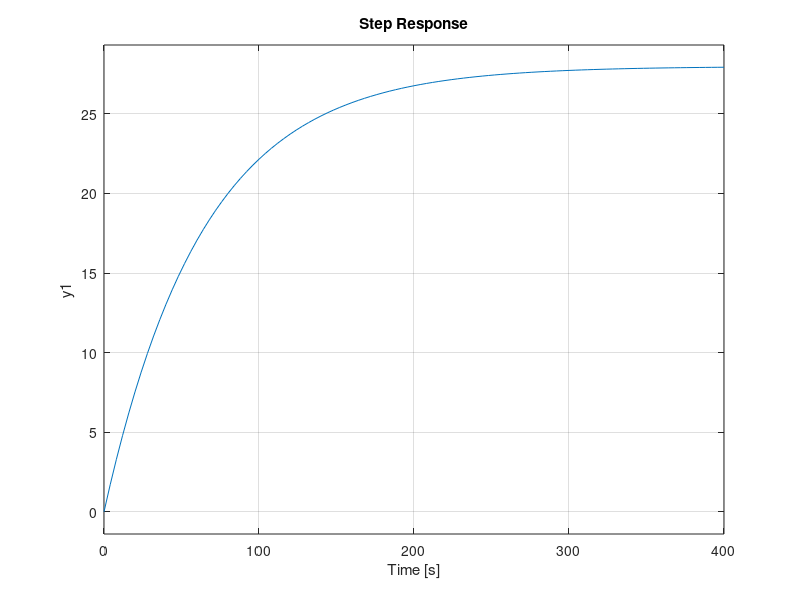
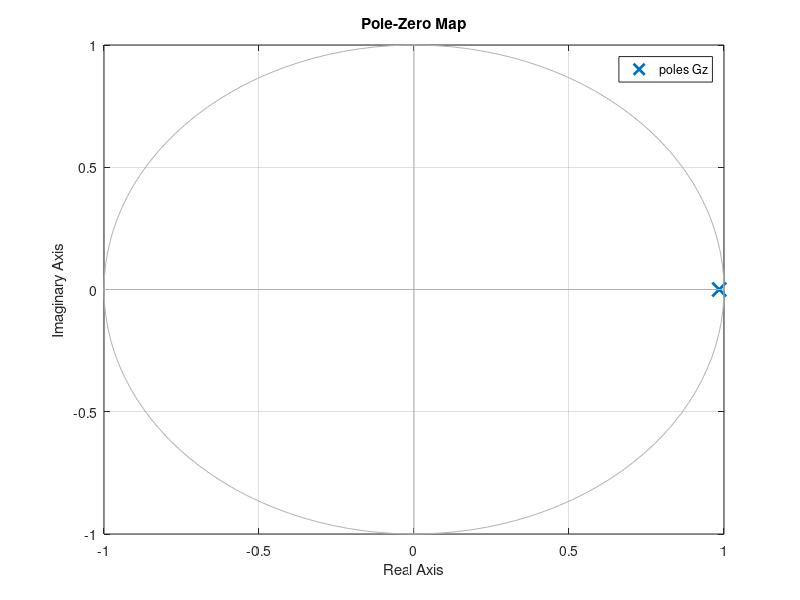
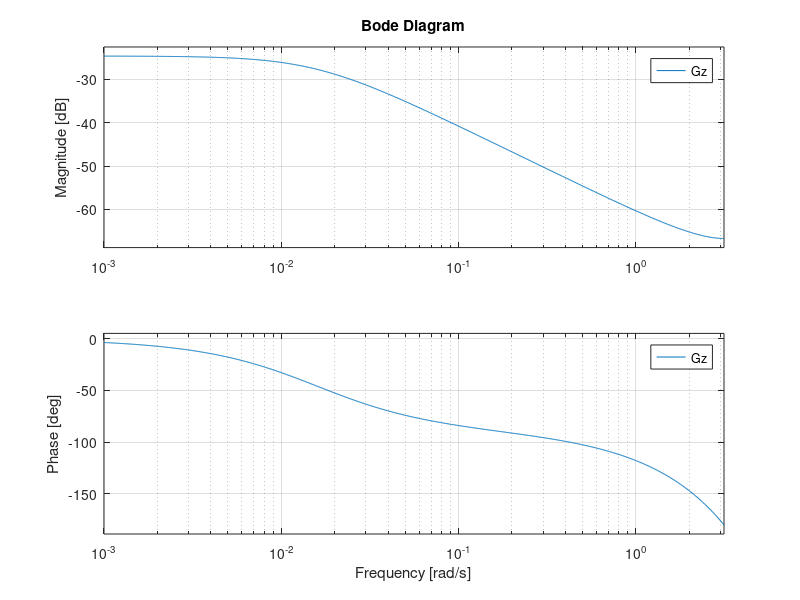

These figures' MATLAB source, in order:
m = 1084;   %mass
b = 17;     %damping coefficient
u = 475.72; %nominal force
r = 27.78;  %desired speed

Gs = tf(1, [m, b]); % s-domain

Ts = 1;             % sampling time
Gz = c2d(Gs, Ts);   % z-domain

% analysis of step response
figure(1)
step(u*Gs)

% Close-loop poles/zeros
figure(2)
pzmap(Gz)
axis([-1 1 -1 1])

% Close-loop Bode plot
figure(3)
bode(Gz)
